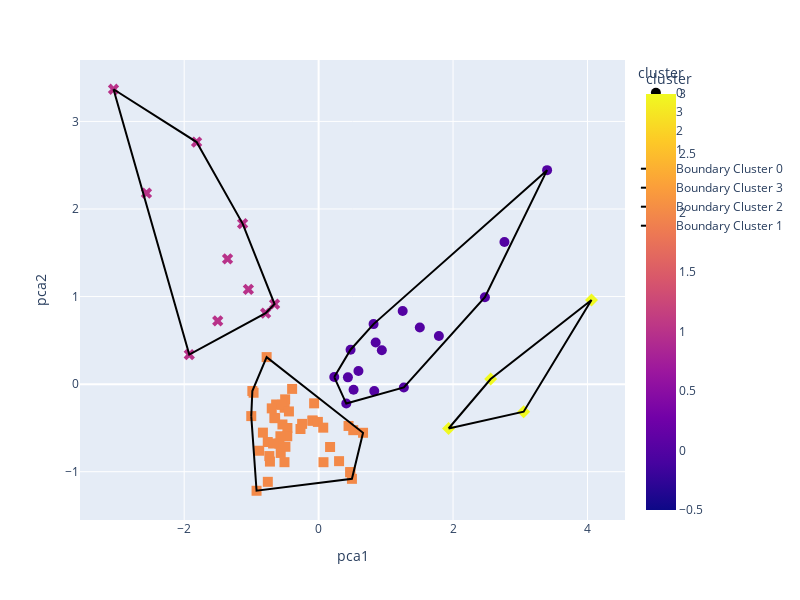

Notebook code cell kept with this figure:
### Code cell
df=df_76.copy()

scaler = StandardScaler()
df_scaled = scaler.fit_transform(df)  # Standardize features


# Step 2: Plot the Dendrogram to determine clusters
plt.figure(figsize=(10, 5))
dendrogram = sch.dendrogram(sch.linkage(df_scaled, method='ward'))
plt.title("Dendrogram for Hierarchical Clustering")
plt.xlabel("Data Points")
plt.ylabel("Euclidean Distance")
plt.show()


# Step 3: Choose Number of Clusters and Apply Agglomerative Clustering
n_clusters = 4  # Choose based on dendrogram
hc = AgglomerativeClustering(n_clusters=n_clusters, affinity='euclidean', linkage='ward')
df['Cluster'] = hc.fit_predict(df_scaled)  # Assign cluster labels

silhouette_avg = silhouette_score(df_scaled, df['Cluster'].values)
print(f"Silhouette Score: {silhouette_avg}")

pca_2d(df['Cluster'].values, df_scaled)

### Figure 1 — Plotly figure (JSON) as saved in the notebook; plotly's stock layout.template omitted (floating-point values rounded to 4 significant figures)
{"data": [{"hovertemplate": "cluster=%{marker.color}<br>pca1=%{x}<br>pca2=%{y}<extra></extra>", "legendgroup": "0", "marker": {"color": [0, 0, 0, 0, 0, 0, 0, 0, 0, 0, 0, 0, 0, 0, 0, 0, 0], "coloraxis": "coloraxis", "size": 10, "symbol": "circle"}, "mode": "markers", "name": "0", "orientation": "v", "showlegend": true, "type": "scatter", "x": [3.399, 2.765, 0.4752, 0.52, 0.8171, 0.592, 0.8276, 1.506, 0.9403, 0.8488, 0.2325, 1.25, 0.4113, 1.789, 2.474, 1.268, 0.4357], "xaxis": "x", "y": [2.444, 1.622, 0.393, -0.0647, 0.6856, 0.149, -0.07877, 0.6469, 0.3862, 0.4746, 0.08093, 0.8341, -0.2217, 0.5498, 0.9922, -0.03805, 0.07723], "yaxis": "y"}, {"hovertemplate": "cluster=%{marker.color}<br>pca1=%{x}<br>pca2=%{y}<extra></extra>", "legendgroup": "3", "marker": {"color": [3, 3, 3, 3], "coloraxis": "coloraxis", "size": 10, "symbol": "diamond"}, "mode": "markers", "name": "3", "orientation": "v", "showlegend": true, "type": "scatter", "x": [4.06, 1.933, 3.05, 2.559], "xaxis": "x", "y": [0.9606, -0.507, -0.3153, 0.05834], "yaxis": "y"}, {"hovertemplate": "cluster=%{marker.color}<br>pca1=%{x}<br>pca2=%{y}<extra></extra>", "legendgroup": "2", "marker": {"color": [2, 2, 2, 2, 2, 2, 2, 2, 2, 2, 2, 2, 2, 2, 2, 2, 2, 2, 2, 2, 2, 2, 2, 2, 2, 2, 2, 2, 2, 2, 2, 2, 2, 2, 2, 2, 2, 2, 2, 2, 2, 2, 2, 2, 2], "coloraxis": "coloraxis", "size": 10, "symbol": "square"}, "mode": "markers", "name": "2", "orientation": "v", "showlegend": true, "type": "scatter", "x": [-0.5081, -0.09086, -0.09086, -0.7559, -0.4981, -0.3943, -0.5642, 0.445, -0.9234, -0.8289, -0.6585, -0.01111, -0.6323, -0.5841, -0.986, -0.7335, -0.7568, -0.06683, -0.7245, -0.4644, 0.3042, -0.2454, -0.4667, -0.5055, -0.5686, -0.7734, -0.9681, -0.2699, 0.1704, -0.4938, 0.06869, -0.8842, -0.546, -0.6472, -0.6776, -0.5383, 0.4709, 0.6608, 0.5152, 0.4709, -0.4418, 0.4955, 0.0722, -0.6972, -1.002], "xaxis": "x", "y": [-0.8915, -0.4167, -0.4167, -1.116, -0.174, -0.0545, -0.7858, -0.4777, -1.218, -0.5538, -0.3862, -0.4314, -0.2325, -0.6793, -0.07883, -0.8216, -0.6612, -0.2194, -0.8847, -0.501, -0.8797, -0.454, -0.5952, -0.2693, -0.5953, 0.3086, -0.0983, -0.5125, -0.7183, -0.7157, -0.4972, -0.7607, -0.2359, -0.389, -0.6782, -0.4607, -1.006, -0.5556, -0.5259, -1.006, -0.312, -1.082, -0.8916, -0.2769, -0.3651], "yaxis": "y"}, {"hovertemplate": "cluster=%{marker.color}<br>pca1=%{x}<br>pca2=%{y}<extra></extra>", "legendgroup": "1", "marker": {"color": [1, 1, 1, 1, 1, 1, 1, 1, 1, 1], "coloraxis": "coloraxis", "size": 10, "symbol": "x"}, "mode": "markers", "name": "1", "orientation": "v", "showlegend": true, "type": "scatter", "x": [-1.045, -1.355, -1.501, -2.561, -0.6555, -1.815, -1.131, -1.925, -3.052, -0.7887], "xaxis": "x", "y": [1.083, 1.43, 0.7214, 2.181, 0.9144, 2.764, 1.834, 0.3377, 3.367, 0.8104], "yaxis": "y"}, {"line": {"color": "black"}, "mode": "lines", "name": "Boundary Cluster 0", "type": "scatter", "x": [0.2325, 0.4113, 1.268, 2.474, 3.399, 0.8171, 0.4752, 0.2325], "y": [0.08093, -0.2217, -0.03805, 0.9922, 2.444, 0.6856, 0.393, 0.08093]}, {"line": {"color": "black"}, "mode": "lines", "name": "Boundary Cluster 3", "type": "scatter", "x": [1.933, 3.05, 4.06, 2.559, 1.933], "y": [-0.507, -0.3153, 0.9606, 0.05834, -0.507]}, {"line": {"color": "black"}, "mode": "lines", "name": "Boundary Cluster 2", "type": "scatter", "x": [-1.002, -0.9234, 0.4955, 0.6608, -0.7734, -0.986, -1.002], "y": [-0.3651, -1.218, -1.082, -0.5556, 0.3086, -0.07883, -0.3651]}, {"line": {"color": "black"}, "mode": "lines", "name": "Boundary Cluster 1", "type": "scatter", "x": [-3.052, -1.925, -0.7887, -0.6555, -1.131, -1.815, -3.052], "y": [3.367, 0.3377, 0.8104, 0.9144, 1.834, 2.764, 3.367]}], "layout": {"coloraxis": {"colorbar": {"title": {"text": "cluster"}}, "colorscale": [[0, "#0d0887"], [0.1111, "#46039f"], [0.2222, "#7201a8"], [0.3333, "#9c179e"], [0.4444, "#bd3786"], [0.5556, "#d8576b"], [0.6667, "#ed7953"], [0.7778, "#fb9f3a"], [0.8889, "#fdca26"], [1, "#f0f921"]]}, "height": 600, "legend": {"title": {"text": "cluster"}, "tracegroupgap": 0}, "margin": {"t": 60}, "width": 800, "xaxis": {"anchor": "y", "domain": [0, 1], "title": {"text": "pca1"}}, "yaxis": {"anchor": "x", "domain": [0, 1], "title": {"text": "pca2"}}}}
